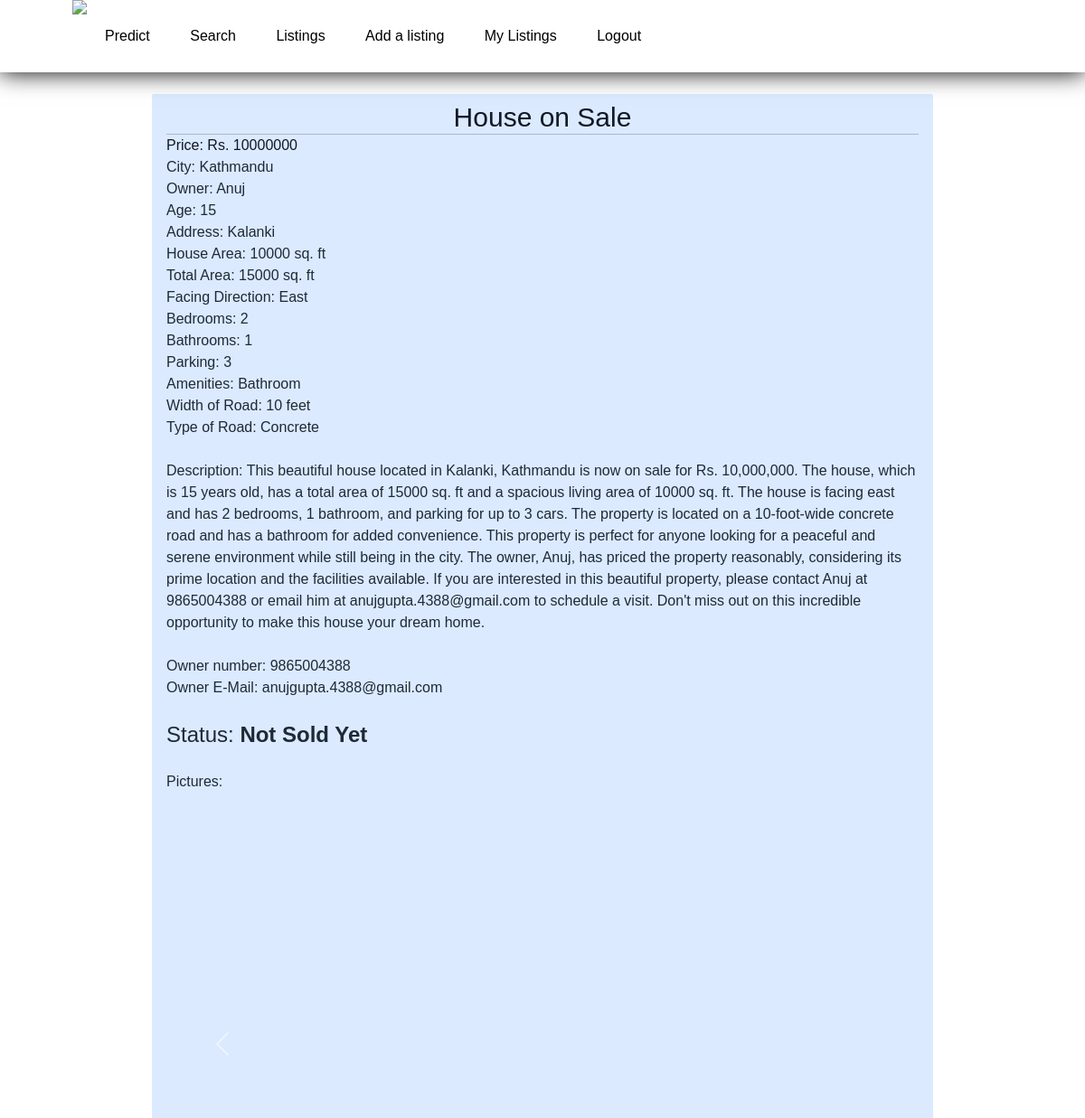
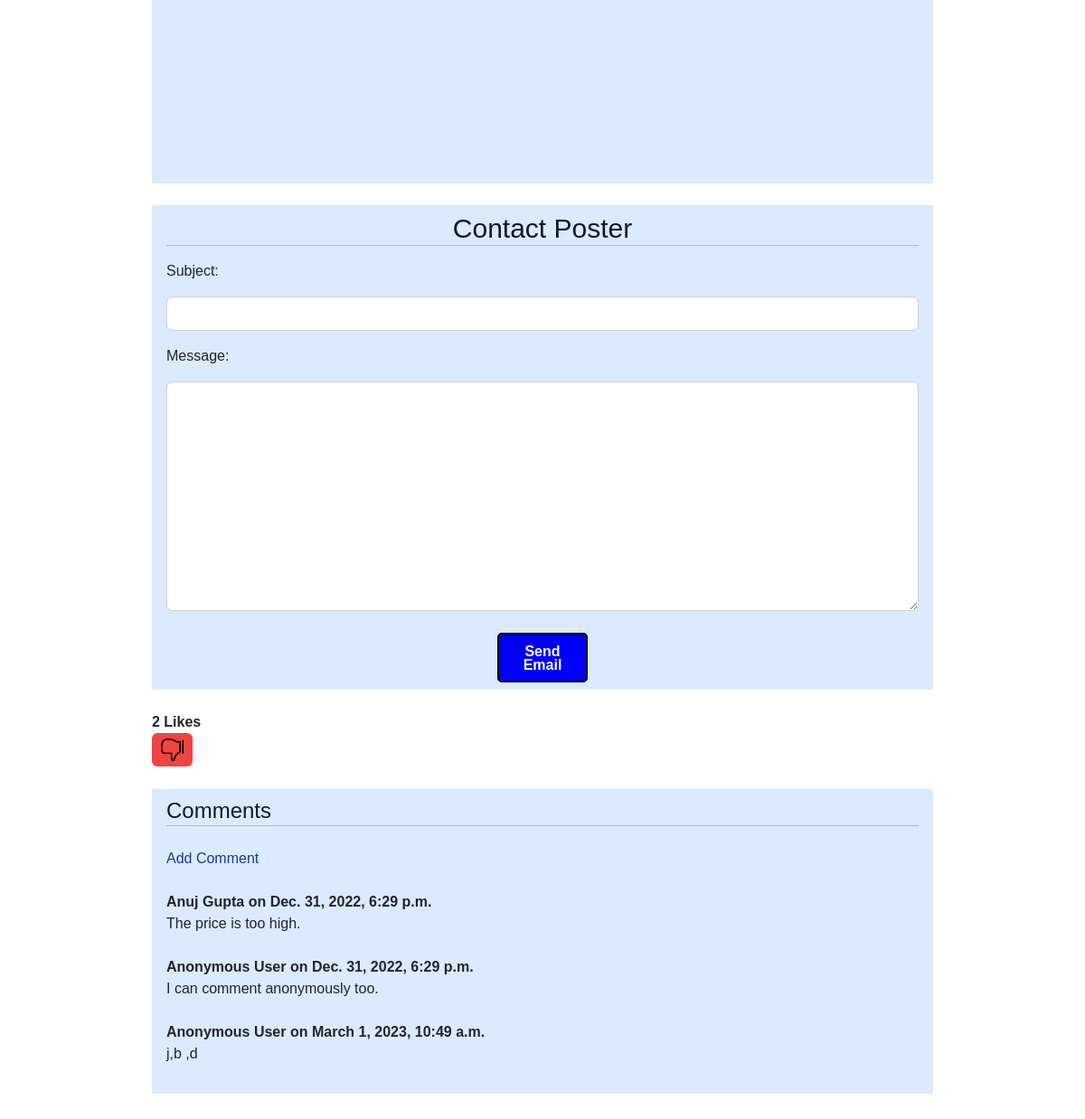
Screenshot of /listings/house-on-sale/ (signed in) with the database file from the repository (2 pictures, top to bottom).
### listings/models.py (models this page shows, shortened)
class Listing(models.Model):
    Title = models.CharField(max_length=30, default='House on Sale')
    Owner = models.CharField(max_length=30, default='Anuj')
    Age = models.IntegerField(default=10)
    slug = models.CharField(max_length=100, null=True, blank=True)
    Location = models.CharField(max_length=30, default='Kalanki')
    City = models.CharField(max_length=30, default='Kathmandu')
    Price = models.IntegerField(default=9999999)
    Bedroom = models.IntegerField(default=1)
    Bathroom = models.IntegerField(default=1)
    Floors = models.IntegerField(default=1)
    Parking = models.IntegerField(default=1)
    Face = models.CharField(max_length=30, default="East")
    Area = models.IntegerField(default=100)
    Road_Width = models.IntegerField(default=0)
    Road_Type = models.CharField(max_length=30, default="Concrete")
    Build_Area = models.IntegerField(default=100)
    Amenities = models.CharField(max_length=30, default="Bathroom")
    Contact_number = models.IntegerField(default=9845654321)
    Contact_mail = models.EmailField(max_length=30, default='admin@gmail.com')
    Image = models.ImageField(max_length = 254)
    user = models.ForeignKey(User, on_delete=models.SET_NULL,null=True)
    is_sold = models.BooleanField(default=False)
    Description = models.CharField(max_length=1000, default="Please describe your estate here. You may also justify the price of your estate here.")
    likes = models.ManyToManyField(User, related_name='estate')

class ListingImage(models.Model):
    listing = models.ForeignKey(Listing, on_delete=models.CASCADE, related_name='images')
    image = models.ImageField(upload_to='listing_images/')

class Comment(models.Model):
    listing = models.ForeignKey(Listing, related_name = "comments", on_delete = models.CASCADE)
    name = models.CharField(max_length=100, default="Anonymous User")
    body = models.TextField()
    date_added = models.DateTimeField(auto_now_add=True)

### listings/views.py (the view, shortened to what this page needs)
# urls.py: path('listings/<slug:slug>/', ListingRetrieveView.as_view(), name='listing_retrieve'),
class ListingRetrieveView(LoginRequiredMixin, DetailView):
    model = Listing
    template_name = 'listing.html'
    def get_context_data(self, *args, **kwargs):
        context = super().get_context_data(**kwargs)
        liked = False
        if self.object.likes.filter(id=self.request.user.id).exists():
            liked = True
        context["liked"] = liked
        context['images'] = ListingImage.objects.filter(listing=self.object)
        context['form'] = EmailForm()
        return context

### listings/forms.py
class EmailForm(forms.Form):
    subject = forms.CharField(label='Subject', max_length=100, widget=forms.TextInput(attrs={'class': 'form-control'}))
    message = forms.CharField(label='Message', widget=forms.Textarea(attrs={'class': 'form-control'}))

### templates/listing.html (shortened to what this page needs)
{% extends "base.html" %}
{% block content %}
<div class="px-3 py-2 bg-blue-100 rounded-sm">
    <h3 class="text-3xl text-gray-900 text-center">{{ listing.Title }}</h3><hr>
    <p class="text-gray-900">Price: Rs. {{listing.Price}}</p>
    <p class="text-gray-800">City: {{listing.City}}</p>
        {% if request.user.is_authenticated %}
        <p class="text-gray-800">Owner: {{listing.Owner}}</p>
        <p class="text-gray-800">Age: {{listing.Age}}</p>
        <p class="text-gray-800">Address: {{listing.Location}}</p>
        <p class="text-gray-800">House Area: {{listing.Area}} sq. ft</p>
        <p class="text-gray-800">Total Area: {{listing.Build_Area}} sq. ft</p>
        <p class="text-gray-800">Facing Direction: {{listing.Face}}</p>
        <p class="text-gray-800">Bedrooms: {{listing.Bedroom}}</p>
        <p class="text-gray-800">Bathrooms: {{listing.Bathroom}}</p>
        <p class="text-gray-800">Parking: {{listing.Parking}}</p>
        <p class="text-gray-800">Amenities: {{listing.Amenities}}</p>
        <p class="text-gray-800">Width of Road: {{listing.Road_Width}} feet</p>
        <p class="text-gray-800">Type of Road: {{listing.Road_Type}}</p>
        <br><p class="text-gray-800">Description: {{listing.Description}}</p><br>
        <p class="text-gray-800">Owner number: {{listing.Contact_number}}</p>
        <p class="text-gray-800">Owner E-Mail: {{listing.Contact_mail}}</p><br>
        {% endif %}
    <h1 class="text-2xl text-gray-800">Status: <strong>{{listing.is_sold|yesno:"Sold, Not Sold Yet"}}</strong></h1><br>
    <p class="text-gray-800">Pictures:</p>
    {% if images %}
    <div id="carouselExampleControls" class="carousel slide" data-ride="carousel">
        <div class="carousel-inner">
          {% for image in images %}
            {% if forloop.first %}
               <div class="carousel-item active">
                  <img src="{{ image.image.url }}" alt="image" class="d-block w-100">
               </div>
            {% else %}
               <div class="carousel-item">
                  <img src="{{ image.image.url }}" alt="image" class="d-block w-100">
               </div>
            {% endif %}
          {% endfor %}
        </div>
        <a class="carousel-control-prev" href="#carouselExampleControls" role="button" data-slide="prev">
          <span class="carousel-control-prev-icon" aria-hidden="true"></span>
        </a>
        <a class="carousel-control-next" href="#carouselExampleControls" role="button" data-slide="next">
          <span class="carousel-control-next-icon" aria-hidden="true"></span>
        </a>
    </div>
    {% else %}
        <p><img src="{{ listing.Image.url }}" alt=""></p><br>
    {% endif %}
</div><br>
<div class="px-3 py-2 bg-blue-100 rounded-sm">
    <h3 class="text-3xl text-gray-900 text-center">Contact Poster</h3><hr>
    <form method="POST">
        {{ form.as_p }}
        <br>
        <p class="text-center">
            <button type="submit" class="button">Send Email</button>
        </p>
    </form>
</div>
<br>
<form action="{% url 'like_estate' listing.pk %}" method="post">
    <strong>  {{ listing.likes.count }} Likes</strong><br>
    {% if user.is_authenticated %}
        {% if liked %}
            <button type="submit", name="listing_id", value="{{ listing.id }}", class="bg-red-500 hover:bg-red-700 text-white font-bold py-1.5 px-2.5 rounded">
                <img src="\media\dislike.png" width="25" height="25" border="0" />
            </button>
        {% else %}
            <button type="submit", name="listing_id", value="{{ listing.id }}", class="bg-blue-500 hover:bg-blue-700 text-white font-bold py-1 px-2 rounded">
                <img src="\media\facebook-like.png" width="30" height="30" border="0" />
            </button>
        {% endif %}
    {% else %}
        <small>Login to like</small>
    {% endif %}
</form>
<br>
<div class="px-3 py-2 bg-blue-100 rounded-sm">
    {% if not listing.comments.all %}
        <h3 class="text-2xl text-gray-900">No comments yet. Be the first to add one.
            <a href="{% url 'add_comment' listing.pk %}" class="text-blue-900">Add Comment</a></h3>
    {% else %}
        <h3 class="text-2xl text-gray-900">Comments</h3><hr><br>
        <a href="{% url 'add_comment' listing.pk %}" class="text-blue-900">Add Comment</a><br><br>
        {% for comment in listing.comments.all %}
            <strong>
                {{ comment.name }} on {{ comment.date_added }}
            </strong><br>
            {{ comment.body }}
            <br><br>
        {% endfor %}
    {% endif %}
</div>
{% endblock content %}

### static/style.css (style rules this page uses)
.button { display: inline-block; width: 100px; height: 55px; background: blue !important; padding: 10px; text-align: center; border-radius: 5px; color: white; font-weight: bold; line-height: 15px; text-decoration: none; border: 2px solid #000; }
label { display: block; margin: 16px 0; }
body { background-size: cover; background-image: url('https://images.pexels.com/photos/235985/pexels-photo-235985.jpeg?auto=compress&cs=tinysrgb&w=1260&h=750&dpr=1'); font-family: sans-serif; margin-top: 80px; padding: 80px; }

### rows the page displays
Listing: Title "House on Sale", Price "10000000", City "Kathmandu", Owner "Anuj", Age "15", Location "Kalanki", Area "10000", Build_Area "15000", Face "East", Bedroom "2", Bathroom "1", Parking "3", Amenities "Bathroom", Road_Width "10", Road_Type "Concrete", Description "This beautiful house located in Kalanki, Kathmandu is now on sale for Rs. 10,000,000. The house, which is 15 years old, has a total area of 15000 sq. ft and a spacious living area of 10000 sq. ft. The house is facing east and has 2 bedrooms, 1 bathroom, and parking for up to 3 cars. The property is located on a 10-foot-wide concrete road and has a bathroom for added convenience. This property is perfect for anyone looking for a peaceful and serene environment while still being in the city. The owner, Anuj, has priced the property reasonably, considering its prime location and the facilities available. If you are interested in this beautiful property, please contact Anuj at 9865004388 or…", Contact_number "9865004388", Contact_mail "anujgupta.4388@gmail.com", is_sold "Not Sold Yet", likes.count "2"
ListingImage: image (picture)
Comment: name "Anuj Gupta", date_added "Dec. 31, 2022, 6:29 p.m.", body "The price is too high."
Comment: name "Anonymous User", date_added "Dec. 31, 2022, 6:29 p.m.", body "I can comment anonymously too."
Comment: name "Anonymous User", date_added "March 1, 2023, 10:49 a.m.", body "j,b ,d"
